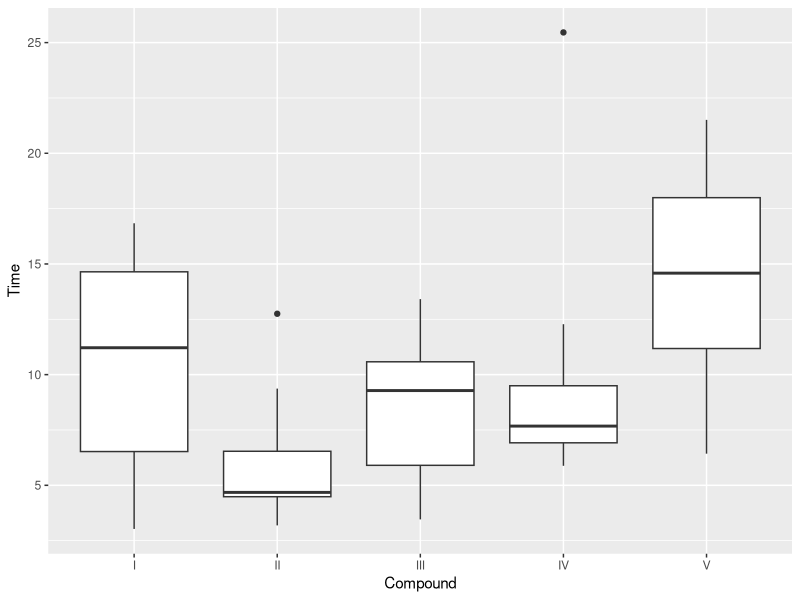

Generate this figure with R:
## ---- chunk 1
knitr::opts_chunk$set(echo = TRUE)

library(ggplot2)

bearings <- read.csv("bearings.csv")
## ---- chunk 2
str(bearings)

Compound <- bearings$Compound
Time <- bearings$Time
## ---- chunk 3
ggplot(bearings, aes(x=Compound, y=Time)) + geom_boxplot()
## ---- chunk 4
fit <- aov(Time ~ Compound, data = bearings)
summary(fit)
TukeyHSD(fit)
